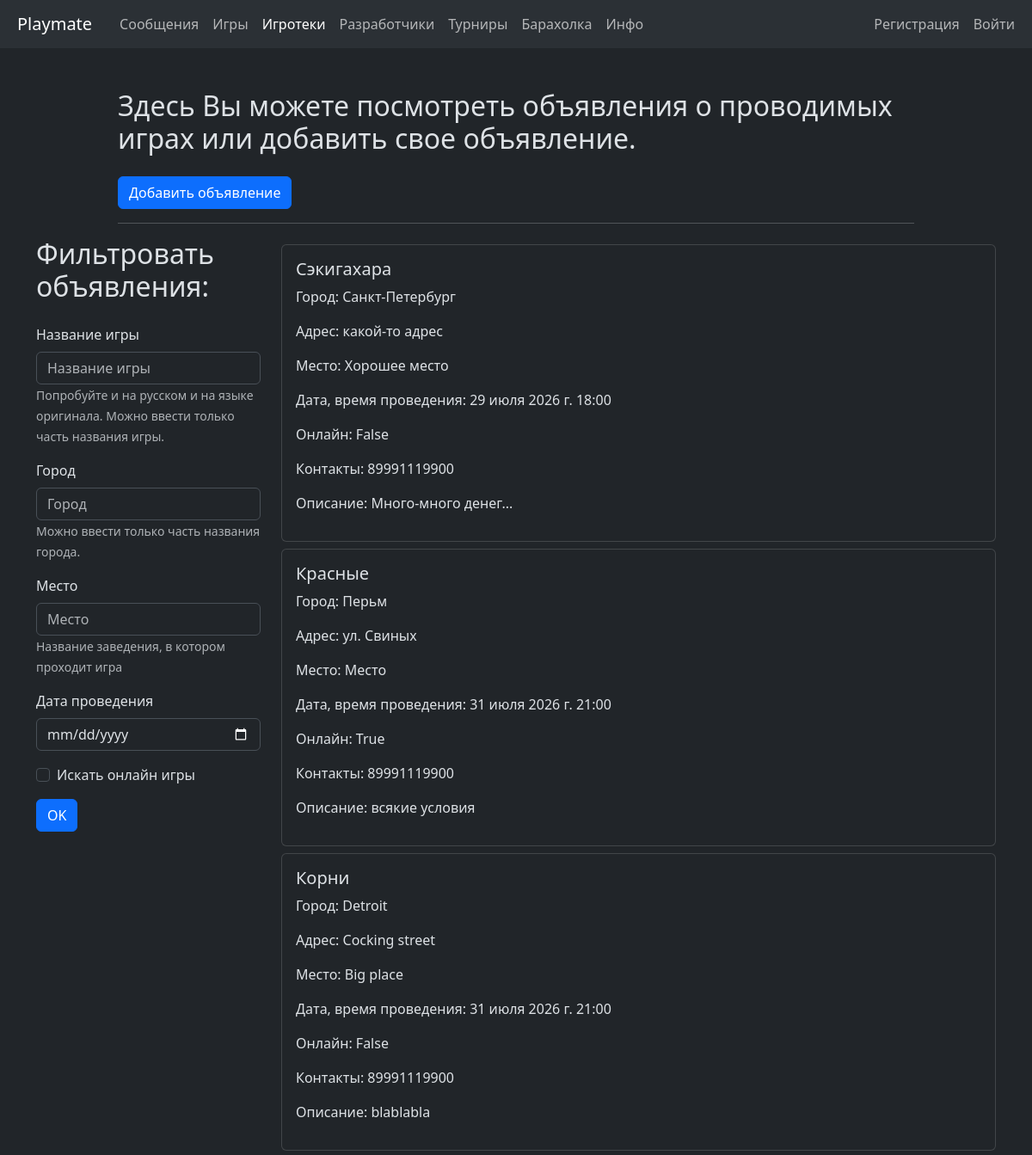
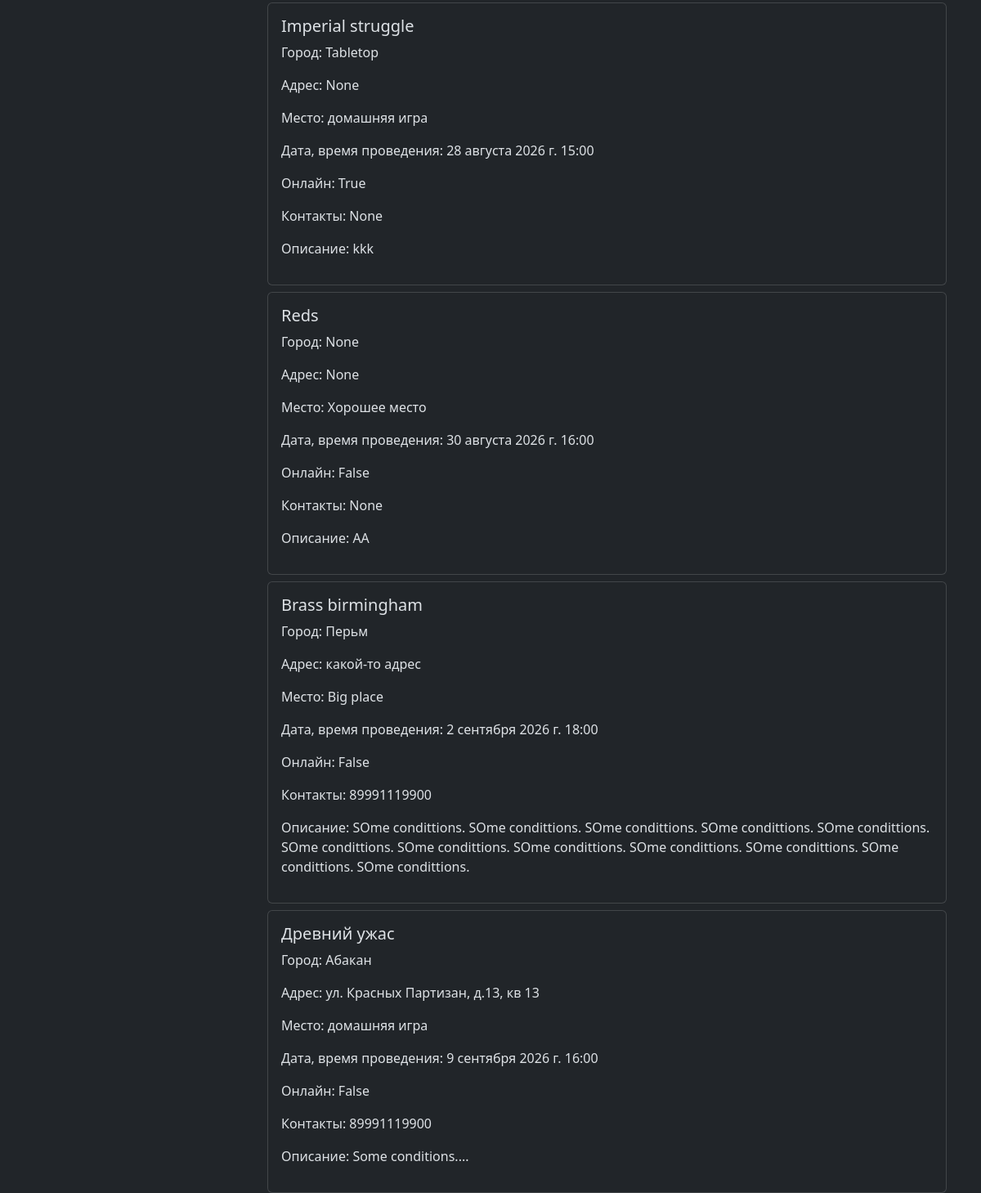
Screenshot of /main_app/game_announcements/ with the database file from the repository (2 pictures, top to bottom).
### main_app/models.py (models this page shows, shortened)
class Announcement(models.Model):
    city = models.CharField(verbose_name='Город',
                            help_text='Если игра будет онлайн укажите площадку, например: Tabletop',
                            max_length=100,
                            blank = True,
                            null = True,
                            db_index=True)
    address = models.CharField(verbose_name='Адрес мероприятия',
                               help_text='Пропустите это поле, если игра будет онлайн',
                               max_length=200,
                               blank=True,
                               null=True)
    is_online = models.BooleanField(verbose_name='Онлайн мероприятие',
                                    help_text='Поставьте галочку, если игра будет онлайн',
                                    default=False)
    contact = models.CharField(verbose_name='Контакты',
                               help_text='Укажите контакты для связи',
                               max_length=200,
                               blank=True,
                               null=True)
    date = models.DateTimeField(verbose_name='Дата и время проведения мероприятия',
                                help_text='Формат ГГГГ-ММ-ДД ЧЧ:ММ',
                                blank=False,
                                null=False)
    created_at = models.DateTimeField(auto_now_add=True)
    class Meta:
        abstract = True

class GameAnnouncement(Announcement):
    boardgame = models.ForeignKey(BoardGame,
                                  verbose_name='Настолка',
                                  help_text='Если в выборе нет нужной игры - создайте ее, пожалуйста ("Игры" в '
                                            'главном меню). Эту Вселенную делаете Вы ))',
                                  on_delete=models.CASCADE,
                                  blank=False,
                                  null=False)
    place = models.CharField(verbose_name='Название заведения, где будет проводиться игра',
                             help_text='Если игра будет проводиться дома - напишите "домашняя игра"',
                             blank=False,
                             null=False,
                             max_length=100)
    conditions = models.TextField(verbose_name='Стоимость и другие условия',
                                  blank=False,
                                  null=False)
    created_by = models.ForeignKey(User,
                                   on_delete=models.CASCADE,
                                   related_name='game_ann',
                                   null=False)
    class Meta:
        verbose_name = "Анонс игры"
        verbose_name_plural = "Анонсы игр"
        ordering = ['date']

class BoardGame(models.Model):
    title = models.CharField(verbose_name='Название игры',
                             blank=False,
                             null=False,
                             max_length=100)
    url_tesera = models.URLField(verbose_name='Ссылка на игру на сайте tesera.ru',
                                 blank=True,
                                 null=True,
                                 max_length=200)
    url_bgg = models.URLField(verbose_name='Ссылка на игру на сайте boardgamegeek.com',
                              blank=True,
                              null=True,
                              max_length=100)
    created_at = models.DateTimeField(auto_now_add=True)
    updated_at = models.DateTimeField(auto_now=True)
    created_by = models.ForeignKey(User,
                                   related_name='created_games',
                                   on_delete=models.SET_NULL,
                                   null=True)
    players= models.ManyToManyField(User,
                                    related_name='liked_games')
    class Meta:
        indexes = [
            models.Index(fields=['title'])
        ]
        ordering = ['title']
        verbose_name = 'Настолка'
        verbose_name_plural = 'Настолки'

### main_app/views.py (the view)
class GameAnnouncementsView(ListView):
    model = GameAnnouncement
    template_name = 'main_app/game_announcements.html'
    context_object_name = 'game_announcements'
    def get_context_data(self, **kwargs):
        context = super().get_context_data(**kwargs)
        context['form'] = GameAnnouncementsFilterForm()
        return context
    def get_queryset(self):
        queryset = GameAnnouncement.objects.select_related('boardgame', 'created_by').all()
        game = self.request.GET.get('game')
        city = self.request.GET.get('city')
        place = self.request.GET.get('place')
        date = self.request.GET.get('date')
        is_online = self.request.GET.get('is_online')
        if game:
            queryset = queryset.filter(boardgame__title__icontains=game.lower())
        if city:
            queryset = queryset.filter(city__icontains=city.lower())
        if place:
            queryset = queryset.filter(place__icontains=place.lower())
        if date:
            queryset = queryset.filter(date__date=date)
        if is_online:
            queryset = queryset.filter(is_online=True)
        return queryset

### main_app/forms.py
class GameAnnouncementsFilterForm(forms.Form):
    game = forms.CharField(label='Название игры',
                           help_text='Попробуйте и на русском и на языке оригинала. '
                                     'Можно ввести только часть названия игры.',
                           max_length=100,
                           strip=True,
                           required=False)
    city = forms.CharField(label='Город',
                           help_text='Можно ввести только часть названия города.',
                           max_length=100,
                           strip=True,
                           required=False)
    place = forms.CharField(label='Место',
                           help_text='Название заведения, в котором проходит игра',
                           max_length=100,
                           strip=True,
                           required=False)
    date = forms.DateField(label='Дата проведения',
                           required=False,
                           widget=forms.DateInput(attrs={'type': 'date'}))
    is_online = forms.BooleanField(label='Искать онлайн игры',
                                   required=False)

### main_app/templatetags/active_page.py (called while the page is built)
@register.simple_tag
def active_url(request, path_name, *args, **kwargs):
    try:
        url = reverse(path_name, args=args, kwargs=kwargs)
        if url == request.path:
            return 'active'
    except NoReverseMatch:
        pass
    return ''

### templates/main_app/game_announcements.html (shortened to what this page needs)
{% extends 'base.html' %}
{% load django_bootstrap5 %}
{% block content %}
<div class="container-sm mt-5">
        <div class="row justify-content-center">
            <div class="col col-lg-10">
                <h2 class="mb-4">Здесь Вы можете посмотреть объявления о проводимых
                    играх или добавить свое объявление.</h2>
                <a href="{% url 'main:create_game_ann' %}" class="btn btn-primary">Добавить объявление</a>
                <hr>
            </div>
        </div>
        <div class="row justify-content-center">
            <div class="col-lg-3">
                <h2 class="mb-4">Фильтровать объявления:</h2>
                <form method="get" class="form">
                    {% bootstrap_form form %}
                    {% bootstrap_button button_type='submit' content='OK' %}
                </form>
            </div>
            <div class="col-lg-9">
                {% for ann in game_announcements %}
                    <div class="card mt-2">
                        <div class="card-body">
                            <h5 class="card-title">{{ ann.boardgame.title|capfirst }}</h5>
                            <div class="card-text">
                                <p>Город: {{ ann.city|capfirst }}</p>
                                <p>Адрес: {{ ann.address }}</p>
                                <p>Место: {{ ann.place }}</p>
                                <p>Дата, время проведения: {{ ann.date }}</p>
                                <p>Онлайн: {{ ann.is_online }}</p>
                                <p>Контакты: {{ ann.contact }}</p>
                                <p>Описание: {{ ann.conditions }}</p>
                            </div>
                        </div>
                    </div>
                {% empty %}
                    <p>Пока объявлений нет.</p>
                {% endfor %}
            </div>
        </div>
    </div>
{% endblock %}

### rows the page displays
GameAnnouncement: boardgame "Сэкигахара", city "Санкт-Петербург", address "какой-то адрес", place "Хорошее место", date "29 июля 2026 г. 18:00", is_online "False", contact "89991119900", conditions "Много-много денег..."
GameAnnouncement: boardgame "Красные", city "Перьм", address "ул. Свиных", place "Место", date "31 июля 2026 г. 21:00", is_online "True", contact "89991119900", conditions "всякие условия"
GameAnnouncement: boardgame "Корни", city "Detroit", address "Cocking street", place "Big place", date "31 июля 2026 г. 21:00", is_online "False", contact "89991119900", conditions "blablabla"
GameAnnouncement: boardgame "Imperial struggle", city "Tabletop", address "None", place "домашняя игра", date "28 августа 2026 г. 15:00", is_online "True", contact "None", conditions "kkk"
GameAnnouncement: boardgame "Reds", city "None", address "None", place "Хорошее место", date "30 августа 2026 г. 16:00", is_online "False", contact "None", conditions "АА"
GameAnnouncement: boardgame "Brass birmingham", city "Перьм", address "какой-то адрес", place "Big place", date "2 сентября 2026 г. 18:00", is_online "False", contact "89991119900", conditions "SOme condittions. SOme condittions. SOme condittions. SOme condittions. SOme condittions. SOme condittions. SOme condittions. SOme condittions. SOme condittions. SOme condittions. SOme condittions. SOme condittions."
GameAnnouncement: boardgame "Древний ужас", city "Абакан", address "ул. Красных Партизан, д.13, кв 13", place "домашняя игра", date "9 сентября 2026 г. 16:00", is_online "False", contact "89991119900", conditions "Some conditions...."
